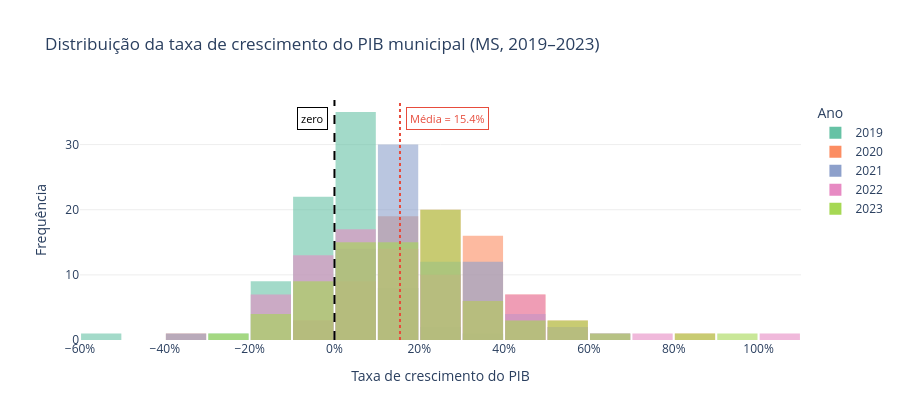

Notebook code for this chart:
### Code cell
media_geral = base["crescimento_pib"].mean()

fig = px.histogram(
    base,
    x="crescimento_pib",
    color="ano",
    nbins=20,
    barmode="overlay",
    opacity=0.60,
    title="Distribuição da taxa de crescimento do PIB municipal (MS, 2019–2023)",
    labels={"crescimento_pib": "Taxa de crescimento do PIB", "ano": "Ano"},
    color_discrete_sequence=px.colors.qualitative.Set2,
)

# Linha no zero — anotação à esquerda da linha
fig.add_vline(x=0, line_dash="dash", line_color="black", line_width=2)
fig.add_annotation(
    x=0,
    y=0.97,
    yref="paper",
    text="zero",
    showarrow=False,
    xanchor="right",
    xshift=-6,
    font=dict(color="black", size=11),
    bgcolor="white",
    bordercolor="black",
    borderpad=3,
    borderwidth=1,
)

# Linha na média — anotação à direita da linha
fig.add_vline(x=media_geral, line_dash="dot", line_color="#e74c3c", line_width=2)
fig.add_annotation(
    x=media_geral,
    y=0.97,
    yref="paper",
    text=f"Média = {media_geral:.1%}",
    showarrow=False,
    xanchor="left",
    xshift=6,
    font=dict(color="#e74c3c", size=11),
    bgcolor="white",
    bordercolor="#e74c3c",
    borderpad=3,
    borderwidth=1,
)

fig.update_xaxes(tickformat=".0%")
fig.update_layout(
    plot_bgcolor="white",
    yaxis=dict(title="Frequência", gridcolor="#eeeeee"),
    xaxis_title="Taxa de crescimento do PIB",
    legend_title="Ano",
    bargap=0.05,
    height=420,
)
fig.show()

### Figure 1 — Plotly figure (JSON) as saved in the notebook; plotly's stock layout.template omitted (floating-point values rounded to 4 significant figures)
{"data": [{"bingroup": "x", "hovertemplate": "Ano=2019<br>Taxa de crescimento do PIB=%{x}<br>count=%{y}<extra></extra>", "legendgroup": "2019", "marker": {"color": "rgb(102,194,165)", "opacity": 0.6, "pattern": {"shape": ""}}, "name": "2019", "nbinsx": 20, "orientation": "v", "showlegend": true, "type": "histogram", "x": [0.001584, -0.05229, 0.1001, -0.001938, -0.09753, 0.2004, -0.06494, 0.03731, -0.1541, -0.08058, 0.07115, -0.006568, 0.0003195, 0.04027, 0.05262, 0.04579, -0.1071, -0.02744, 0.03581, 0.0101, 0.1166, 0.055, 0.03487, 0.01211, -0.08981, -0.1586, -0.004193, 0.02978, 0.03401, -0.0818, 0.1161, -0.03684, 0.09159, -0.01181, 0.1261, -0.06177, 0.04123, 0.3974, -0.01275, -0.08277, 0.1074, -0.1736, -0.5817, -0.01414, -0.009587, 0.01461, 0.1205, -0.1758, -0.128, 0.0296, 0.04957, 0.03729, 0.1253, 0.03319, 0.03072, 0.05762, 0.04239, 0.06518, 0.01859, -0.02185, 0.05139, 0.03095, 0.2893, 0.01792, 0.1086, 0.02996, 0.01763, -0.2341, -0.02158, 0.07205, -0.08035, 0.07014, -0.07195, -0.1112, -0.03086, 0.09298, -0.103, 0.01075, -0.154], "xaxis": "x", "yaxis": "y"}, {"bingroup": "x", "hovertemplate": "Ano=2020<br>Taxa de crescimento do PIB=%{x}<br>count=%{y}<extra></extra>", "legendgroup": "2020", "marker": {"color": "rgb(252,141,98)", "opacity": 0.6, "pattern": {"shape": ""}}, "name": "2020", "nbinsx": 20, "orientation": "v", "showlegend": true, "type": "histogram", "x": [0.4344, 0.3112, 0.1629, 0.2338, 0.278, 0.4265, 0.06695, 0.07701, 0.8901, 0.5033, 0.09293, 0.3243, 0.2453, 0.2049, 0.215, 0.2153, 0.533, 0.276, -0.002736, 0.2125, 0.1503, 0.1271, 0.1306, 0.243, 0.03743, 0.282, 0.126, 0.311, 0.2558, 0.4096, 0.1456, 0.2459, 0.2057, 0.2092, 0.2177, 0.3223, 0.3724, -0.3728, 0.3062, 0.3627, 0.05597, 0.2865, 0.3136, 0.1987, 0.3304, 0.4345, -0.09971, 0.4754, 0.4445, 0.08812, 0.1768, 0.3314, 0.2705, 0.1561, 0.1548, 0.3851, 0.02052, 0.3013, 0.2222, 0.1792, 0.332, 0.1438, 0.4169, 0.337, 0.04583, 0.1399, 0.2751, 0.2844, 0.1508, 0.1926, 0.3607, 0.1547, 0.1702, 0.3103, 0.5068, 0.1486, 0.1226, 0.07196, -0.03918], "xaxis": "x", "yaxis": "y"}, {"bingroup": "x", "hovertemplate": "Ano=2021<br>Taxa de crescimento do PIB=%{x}<br>count=%{y}<extra></extra>", "legendgroup": "2021", "marker": {"color": "rgb(141,160,203)", "opacity": 0.6, "pattern": {"shape": ""}}, "name": "2021", "nbinsx": 20, "orientation": "v", "showlegend": true, "type": "histogram", "x": [-0.01173, 0.5948, 0.04736, 0.274, -0.07181, 0.6238, 0.3428, 0.07912, 0.3132, 0.3605, 0.1483, 0.1741, 0.3554, 0.2538, 0.1759, 0.143, 0.03071, 0.1252, 0.1675, 0.1976, -0.02766, 0.2562, 0.1497, 0.2643, 0.3333, 0.3, 0.2162, 0.1576, 0.1629, 0.1827, 0.133, 0.182, 0.1224, 0.1727, 0.09655, 0.09533, 0.3674, 0.3698, 0.06134, 0.3462, 0.001139, 0.1911, 0.4212, 0.2999, 0.1816, 0.168, 0.1344, 0.5118, 0.2274, 0.1258, 0.4709, 0.1418, 0.1175, 0.2803, 0.3157, 0.1293, 0.1325, 0.2244, 0.4357, 0.02182, 0.1126, 0.1436, 0.2353, 0.05678, 0.179, 0.09544, 0.01566, 0.4224, -0.3519, 0.3111, 0.2276, 0.1604, 0.1864, 0.2074, 0.09581, 0.09856, 0.006917, 0.3004, 0.1181], "xaxis": "x", "yaxis": "y"}, {"bingroup": "x", "hovertemplate": "Ano=2022<br>Taxa de crescimento do PIB=%{x}<br>count=%{y}<extra></extra>", "legendgroup": "2022", "marker": {"color": "rgb(231,138,195)", "opacity": 0.6, "pattern": {"shape": ""}}, "name": "2022", "nbinsx": 20, "orientation": "v", "showlegend": true, "type": "histogram", "x": [0.2271, 0.03624, 0.5807, 0.0694, 0.147, 0.05826, 0.3524, 0.2015, -0.05637, 0.3804, 0.3301, 0.05537, 0.1796, 0.5376, 0.1618, 0.267, 0.01693, 0.2739, 0.1504, 0.2525, 0.4039, 0.3336, -0.03499, 0.07395, 0.003062, 0.3962, 0.0388, 0.2489, 0.209, 0.03305, 0.418, 0.06501, 0.1376, 0.04461, 0.1883, 0.03058, -0.04053, 0.1681, 0.1927, -0.02058, 0.06838, 0.1587, 1.095, 0.1481, -0.1789, -0.1974, 0.04029, -0.1842, 0.2784, 0.06578, -0.1101, -0.006721, 0.21, 0.0889, -0.02328, -0.04034, 0.01226, -0.1572, 0.192, 0.4501, -0.01873, -0.02432, 0.1301, -0.01364, 0.2109, 0.4019, 0.6112, -0.1134, 0.7206, -0.022, 0.1905, 0.4574, 0.4688, -0.04449, -0.08927, 0.3018, 0.1145, -0.1421, 0.418], "xaxis": "x", "yaxis": "y"}, {"bingroup": "x", "hovertemplate": "Ano=2023<br>Taxa de crescimento do PIB=%{x}<br>count=%{y}<extra></extra>", "legendgroup": "2023", "marker": {"color": "rgb(166,216,84)", "opacity": 0.6, "pattern": {"shape": ""}}, "name": "2023", "nbinsx": 20, "orientation": "v", "showlegend": true, "type": "histogram", "x": [0.3167, 0.1513, -0.187, 0.4212, 0.2265, -0.0712, -0.02497, 0.07117, 0.1384, -0.07012, 0.3125, 0.2316, 0.07035, -0.2443, 0.2084, 0.09736, 0.2763, 0.1265, 0.04425, 0.1482, 0.0599, -0.05969, 0.2363, 0.07534, 0.08512, -0.06375, 0.1001, 0.237, 0.2152, 0.1728, 0.1615, 0.2609, 0.1555, 0.05347, 0.3518, 0.3232, 0.2729, 0.9948, 0.1379, 0.2543, 0.2843, 0.2664, -0.07648, 0.05842, 0.8723, 0.334, 0.08993, 0.405, 0.02523, 0.1624, 0.2143, 0.2734, 0.1434, 0.04304, 0.1133, 0.6833, 0.2523, 0.5399, -0.1008, 0.1818, 0.2964, 0.2621, 0.5098, 0.1783, 0.08061, 0.09802, -0.05728, 0.5527, -0.09138, 0.2077, 0.03554, -0.002428, -0.1017, 0.2643, 0.3043, 0.4435, 0.1316, 0.2062, -0.1012], "xaxis": "x", "yaxis": "y"}], "layout": {"annotations": [{"bgcolor": "white", "bordercolor": "black", "borderpad": 3, "borderwidth": 1, "font": {"color": "black", "size": 11}, "showarrow": false, "text": "zero", "x": 0, "xanchor": "right", "xshift": -6, "y": 0.97, "yref": "paper"}, {"bgcolor": "white", "bordercolor": "#e74c3c", "borderpad": 3, "borderwidth": 1, "font": {"color": "#e74c3c", "size": 11}, "showarrow": false, "text": "Média = 15.4%", "x": 0.1545, "xanchor": "left", "xshift": 6, "y": 0.97, "yref": "paper"}], "bargap": 0.05, "barmode": "overlay", "height": 420, "legend": {"title": {"text": "Ano"}, "tracegroupgap": 0}, "plot_bgcolor": "white", "shapes": [{"line": {"color": "black", "dash": "dash", "width": 2}, "type": "line", "x0": 0, "x1": 0, "xref": "x", "y0": 0, "y1": 1, "yref": "y domain"}, {"line": {"color": "#e74c3c", "dash": "dot", "width": 2}, "type": "line", "x0": 0.1545, "x1": 0.1545, "xref": "x", "y0": 0, "y1": 1, "yref": "y domain"}], "title": {"text": "Distribuição da taxa de crescimento do PIB municipal (MS, 2019–2023)"}, "xaxis": {"anchor": "y", "domain": [0.0, 1.0], "tickformat": ".0%", "title": {"text": "Taxa de crescimento do PIB"}}, "yaxis": {"anchor": "x", "domain": [0.0, 1.0], "gridcolor": "#eeeeee", "title": {"text": "Frequência"}}}}
